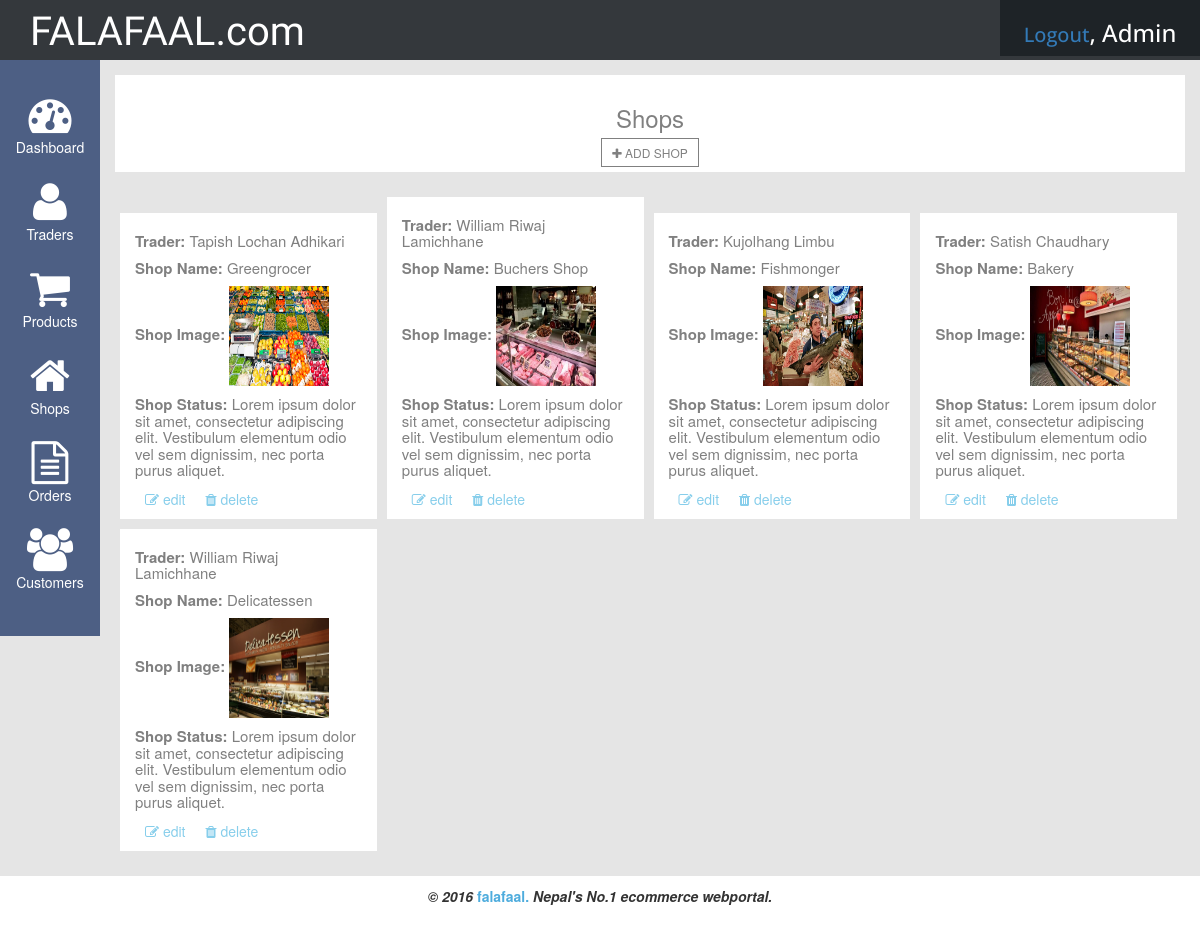
/admin/shops.php (signed in), run on the app's committed database.
### tables this page shows
CREATE TABLE IF NOT EXISTS `shop` (
  `shop_id` int(11) NOT NULL AUTO_INCREMENT,
  `traders_id` int(11) NOT NULL,
  `shop_name` varchar(255) NOT NULL,
  `shop_image` varchar(255) NOT NULL,
  `shop_status` text NOT NULL,
  PRIMARY KEY (`shop_id`)
);

CREATE TABLE IF NOT EXISTS `traders` (
  `traders_id` int(11) NOT NULL AUTO_INCREMENT,
  `full_name` varchar(128) NOT NULL,
  `t_username` varchar(32) NOT NULL,
  `t_password` varchar(32) NOT NULL,
  `t_email` varchar(128) NOT NULL,
  PRIMARY KEY (`traders_id`)
);

### admin/shops.php (the view, shortened to what this page needs)
<?php
 include("include/header.php");
?>
<div class="col-xs-12 col-sm-11 col-md-11">
	<div class="col-xs-12 col-sm-12 col-md-12 no-padding">
		<div class="main-title">
			<h3>shops</h3>
			<a href="addshop.php"><i class="fa fa-plus" aria-hidden="true"></i> add shop</a>
		</div>
	</div>
	<div class="col-xs-12 col-sm-12 col-md-12 no-padding">
		<div class="traders-list">
			<?php
				$sql= "SELECT shop.shop_id, shop.shop_name, shop.shop_image, shop.shop_status, traders.full_name FROM shop, traders WHERE traders.traders_id = shop.traders_id";
					$result=mysqli_query($connection, $sql) or die(mysqli_error());
					while($row = mysqli_fetch_assoc($result)){
						echo "<div class='traders-box'>";
						echo "<h4><span>trader: </span>".$row['full_name']."</h4>";
						echo "<h4><span>shop name: </span>".$row['shop_name']."</h4>";
						echo "<h4><span>shop image: </span> <img width='100' height='100' src='images/".$row['shop_image']."'></h4>";
						echo "<h4><span>shop status: </span>".$row['shop_status']."</h4>";
						echo "<ul>"."<li>";
							echo "<a href=editshop.php?id=".$row['shop_id']."><i class='fa fa-pencil-square-o'></i> edit</a>"."</li>";
							echo "<li>"."<a onclick='return confirmDel()' href=?mode=del&id=".$row['shop_id']."><i class='fa fa-trash'></i> delete</a>";
							echo "</li>"."</ul>";
						echo "</div>";
					}
			?>
		</div>
	</div>
</div>
<?php include("include/footer.php"); ?>

### admin/css/style.css (style rules this page uses)
body { font-family: 'Raleway', sans-serif; background: #e5e5e5!important; }
.no-padding { padding-left: 0!important; padding-right:0!important; }
.main-title { background: #ffffff; padding:10px 0px; margin-top:15px; text-align:center; }
.main-title h3 { text-transform: capitalize; color:gray; }
.main-title a:link, .main-title a:visited { text-decoration: none; text-transform: uppercase; color:gray; border:1px solid gray; padding:5px 10px; font-size:12px; }
.traders-list { margin:20px 0; }
.traders-box { width:24%; margin:5px 5px; padding:10px 15px; background: #ffffff; display:inline-block; }
.traders-box h4 { font-size:15px; color:gray; }
.traders-box h4 span { text-transform: capitalize; font-weight: bold; }
.traders-box ul { margin-bottom: 0; }
.traders-box ul li { display: inline-block; }
.traders-box ul li a:link, .traders-box ul li a:visited { text-decoration:none; padding:5px 10px; color:skyblue; text-align: right; }

### data on the page
shop: traders.full_name "Tapish Lochan Adhikari", shop_name "Greengrocer", shop_image (picture), shop_status "Lorem ipsum dolor sit amet, consectetur adipiscing elit. Vestibulum elementum odio vel sem dignissim, nec porta purus aliquet."
shop: traders.full_name "William Riwaj Lamichhane", shop_name "Buchers Shop", shop_image (picture), shop_status "Lorem ipsum dolor sit amet, consectetur adipiscing elit. Vestibulum elementum odio vel sem dignissim, nec porta purus aliquet."
shop: traders.full_name "Kujolhang Limbu", shop_name "Fishmonger", shop_image (picture), shop_status "Lorem ipsum dolor sit amet, consectetur adipiscing elit. Vestibulum elementum odio vel sem dignissim, nec porta purus aliquet."
shop: traders.full_name "Satish Chaudhary", shop_name "Bakery", shop_image (picture), shop_status "Lorem ipsum dolor sit amet, consectetur adipiscing elit. Vestibulum elementum odio vel sem dignissim, nec porta purus aliquet."
shop: traders.full_name "William Riwaj Lamichhane", shop_name "Delicatessen", shop_image (picture), shop_status "Lorem ipsum dolor sit amet, consectetur adipiscing elit. Vestibulum elementum odio vel sem dignissim, nec porta purus aliquet."

### other printed values
$name "Admin"
